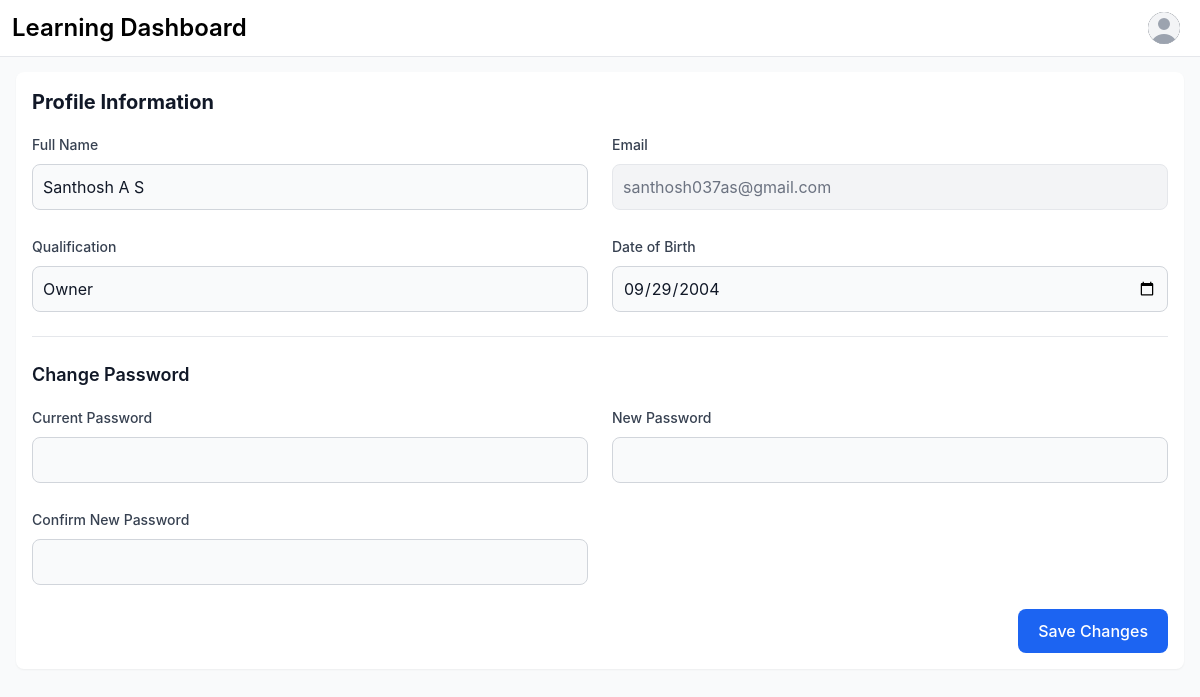
The page /profile (signed in) on the database its author committed.
### app.py (models this page shows, shortened)
class User(db.Model):
    __table_args__ = {'extend_existing': True}
    id = db.Column(db.Integer, primary_key=True)
    email = db.Column(db.String(120), unique=True, nullable=False)
    password = db.Column(db.String(200), nullable=False)
    full_name = db.Column(db.String(100), nullable=False)
    qualification = db.Column(db.String(100), nullable=False)
    dob = db.Column(db.Date, nullable=False)
    is_admin = db.Column(db.Boolean, default=False)
    quiz_attempts = db.relationship('QuizAttempt', back_populates='user', lazy=True)

### app.py (the view, shortened to what this page needs)
@app.route('/profile', methods=['GET', 'POST'])
@login_required
def profile():
    return render_template('user/user_profile.html')

### app.py (called while the page is built)
def get_current_user():
    if 'user_id' in session:
        return User.query.get(session['user_id'])
    return None

@app.context_processor
def utility_processor():
    return dict(current_user=get_current_user())

def login_required(f):
    @wraps(f)
    def decorated_function(*args, **kwargs):
        if 'user_id' not in session:
            flash('Please login first.', 'error')
            return redirect(url_for('login'))
        return f(*args, **kwargs)
    return decorated_function

### templates/user/user_profile.html (shortened to what this page needs)
<!DOCTYPE html>
<html lang="en">
<head>
    <link href="https://cdnjs.cloudflare.com/ajax/libs/flowbite/2.2.1/flowbite.min.css" rel="stylesheet" />
</head>
<body class="bg-gray-50">
    <nav class="fixed top-0 z-50 w-full bg-white border-b border-gray-200">
        <div class="px-3 py-3 lg:px-5 lg:pl-3">
            <div class="flex items-center justify-between">
                <div class="flex items-center justify-start">
                    <span class="self-center text-xl font-semibold sm:text-2xl whitespace-nowrap">Learning Dashboard</span>
                </div>
                <div class="flex items-center">
                    <div class="flex items-center ml-3">
                        <div class="relative">
                            <button type="button" class="flex text-sm bg-gray-800 rounded-full focus:ring-4 focus:ring-gray-300" id="user-menu-button">
                                <div class="relative w-8 h-8 overflow-hidden bg-gray-100 rounded-full">
                                    <svg class="absolute w-10 h-10 text-gray-400 -left-1" fill="currentColor" viewBox="0 0 20 20">
                                        <path fill-rule="evenodd" d="M10 9a3 3 0 100-6 3 3 0 000 6zm-7 9a7 7 0 1114 0H3z" clip-rule="evenodd"></path>
                                    </svg>
                                </div>
                            </button>
                        </div>
                    </div>
                </div>
            </div>
        </div>
    </nav>
    <div class="p-4 lg:ml-64 mt-14">
        <div class="p-4 bg-white rounded-lg shadow-sm mb-4">
            <h2 class="text-xl font-bold text-gray-900 mb-4">Profile Information</h2>
            <form id="profileForm" method="POST" class="space-y-6">
                <div class="grid grid-cols-1 md:grid-cols-2 gap-6">
                    <div class="space-y-2">
                        <label for="full_name" class="text-sm font-medium text-gray-700">Full Name</label>
                        <input type="text" id="full_name" name="full_name" value="{{ current_user.full_name }}"
                            class="w-full p-2.5 text-gray-900 bg-gray-50 rounded-lg border border-gray-300 focus:ring-blue-500 focus:border-blue-500" required>
                    </div>
                    <div class="space-y-2">
                        <label for="email" class="text-sm font-medium text-gray-700">Email</label>
                        <input type="email" id="email" value="{{ current_user.email }}"
                            class="w-full p-2.5 text-gray-500 bg-gray-100 rounded-lg border border-gray-200" disabled>
                    </div>
                    <div class="space-y-2">
                        <label for="qualification" class="text-sm font-medium text-gray-700">Qualification</label>
                        <input type="text" id="qualification" name="qualification" value="{{ current_user.qualification }}"
                            class="w-full p-2.5 text-gray-900 bg-gray-50 rounded-lg border border-gray-300 focus:ring-blue-500 focus:border-blue-500" required>
                    </div>
                    <div class="space-y-2">
                        <label for="dob" class="text-sm font-medium text-gray-700">Date of Birth</label>
                        <input type="date" id="dob" name="dob" value="{{ current_user.dob.strftime('%Y-%m-%d') }}"
                            class="w-full p-2.5 text-gray-900 bg-gray-50 rounded-lg border border-gray-300 focus:ring-blue-500 focus:border-blue-500" required>
                    </div>
                </div>
                <div class="pt-6 border-t border-gray-200">
                    <h3 class="text-lg font-semibold text-gray-900 mb-4">Change Password</h3>
                    <div class="grid grid-cols-1 md:grid-cols-2 gap-6">
                        <div class="space-y-2">
                            <label for="current_password" class="text-sm font-medium text-gray-700">Current Password</label>
                            <input type="password" id="current_password" name="current_password"
                                class="w-full p-2.5 text-gray-900 bg-gray-50 rounded-lg border border-gray-300 focus:ring-blue-500 focus:border-blue-500">
                        </div>
                        <div class="space-y-2">
                            <label for="new_password" class="text-sm font-medium text-gray-700">New Password</label>
                            <input type="password" id="new_password" name="new_password"
                                class="w-full p-2.5 text-gray-900 bg-gray-50 rounded-lg border border-gray-300 focus:ring-blue-500 focus:border-blue-500">
                        </div>
                        <div class="md:col-span-2 space-y-2">
                            <label for="confirm_password" class="text-sm font-medium text-gray-700">Confirm New Password</label>
                            <input type="password" id="confirm_password" name="confirm_password"
                                class="w-full p-2.5 text-gray-900 bg-gray-50 rounded-lg border border-gray-300 focus:ring-blue-500 focus:border-blue-500">
                        </div>
                    </div>
                </div>
                <div class="flex justify-end">
                    <button type="submit" class="px-5 py-2.5 bg-blue-600 text-white font-medium rounded-lg hover:bg-blue-700 focus:ring-4 focus:ring-blue-300 transition-colors">
                        Save Changes
                    </button>
                </div>
            </form>
        </div>
    </div>
</body>
</html>

### rows shown on the page
User: full_name "Santhosh A S", email "santhosh037as@gmail.com", qualification "Owner", dob "09/29/2004"
